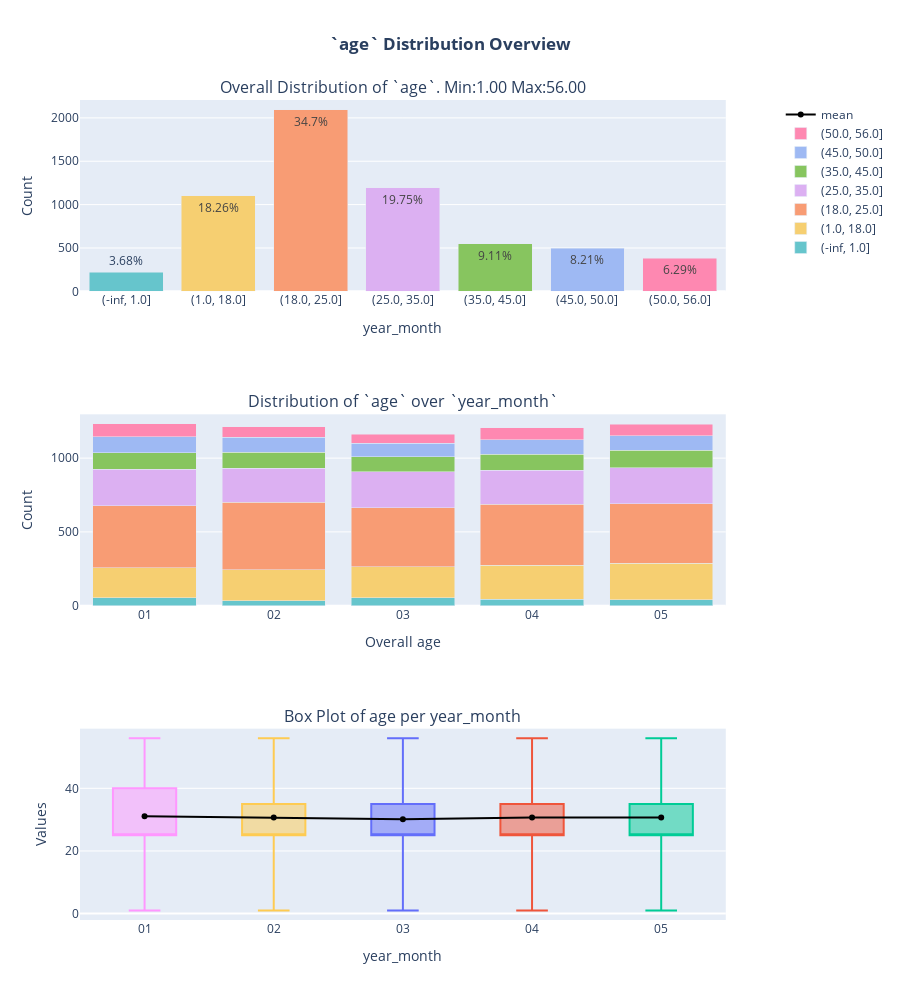

Here is the notebook cell this chart was saved with:
### Markdown cell above
#### Quantile bins WITHOUT single binary target across time

### Code cell
fig = eda_helper.eda_numerical(users, "age", timecol="year_month")
fig.show()

### Figure 1 — Plotly figure (JSON) as saved in the notebook; plotly's stock layout.template omitted (floating-point values rounded to 4 significant figures; data arrays with more than 128 entries replaced by an {"elided": "..."} marker saying what was removed)
{"data": [{"customdata": [0.03675, 0.1826, 0.347, 0.1975, 0.09106, 0.08212, 0.06291], "hovertemplate": "%{y} (%{customdata:.1%})", "marker": {"color": ["rgb(102, 197, 204)", "rgb(246, 207, 113)", "rgb(248, 156, 116)", "rgb(220, 176, 242)", "rgb(135, 197, 95)", "rgb(158, 185, 243)", "rgb(254, 136, 177)", "rgb(201, 219, 116)", "rgb(139, 224, 164)", "rgb(180, 151, 231)", "rgb(179, 179, 179)"]}, "name": "age", "showlegend": false, "text": ["3.68%", "18.26%", "34.7%", "19.75%", "9.11%", "8.21%", "6.29%"], "textposition": "auto", "type": "bar", "x": ["(-inf, 1.0]", "(1.0, 18.0]", "(18.0, 25.0]", "(25.0, 35.0]", "(35.0, 45.0]", "(45.0, 50.0]", "(50.0, 56.0]"], "xaxis": "x", "y": [222, 1103, 2096, 1193, 550, 496, 380], "yaxis": "y"}, {"customdata": [0.04221, 0.0289, 0.04479, 0.03645, 0.03173], "hovertemplate": "%{y} (%{customdata:.1%})", "marker": {"color": "rgb(102, 197, 204)"}, "name": "(-inf, 1.0]", "type": "bar", "x": ["01", "02", "03", "04", "05"], "xaxis": "x2", "y": [52, 35, 52, 44, 39], "yaxis": "y3"}, {"customdata": [0.1656, 0.1734, 0.1826, 0.1906, 0.201], "hovertemplate": "%{y} (%{customdata:.1%})", "marker": {"color": "rgb(246, 207, 113)"}, "name": "(1.0, 18.0]", "type": "bar", "x": ["01", "02", "03", "04", "05"], "xaxis": "x2", "y": [204, 210, 212, 230, 247], "yaxis": "y3"}, {"customdata": [0.3417, 0.3774, 0.3428, 0.3438, 0.3295], "hovertemplate": "%{y} (%{customdata:.1%})", "marker": {"color": "rgb(248, 156, 116)"}, "name": "(18.0, 25.0]", "type": "bar", "x": ["01", "02", "03", "04", "05"], "xaxis": "x2", "y": [421, 457, 398, 415, 405], "yaxis": "y3"}, {"customdata": [0.2005, 0.1891, 0.2102, 0.1889, 0.1993], "hovertemplate": "%{y} (%{customdata:.1%})", "marker": {"color": "rgb(220, 176, 242)"}, "name": "(25.0, 35.0]", "type": "bar", "x": ["01", "02", "03", "04", "05"], "xaxis": "x2", "y": [247, 229, 244, 228, 245], "yaxis": "y3"}, {"customdata": [0.09172, 0.09001, 0.08958, 0.08948, 0.09439], "hovertemplate": "%{y} (%{customdata:.1%})", "marker": {"color": "rgb(135, 197, 95)"}, "name": "(35.0, 45.0]", "type": "bar", "x": ["01", "02", "03", "04", "05"], "xaxis": "x2", "y": [113, 109, 104, 108, 116], "yaxis": "y3"}, {"customdata": [0.08685, 0.08423, 0.07838, 0.08119, 0.07974], "hovertemplate": "%{y} (%{customdata:.1%})", "marker": {"color": "rgb(158, 185, 243)"}, "name": "(45.0, 50.0]", "type": "bar", "x": ["01", "02", "03", "04", "05"], "xaxis": "x2", "y": [107, 102, 91, 98, 98], "yaxis": "y3"}, {"customdata": [0.07143, 0.05698, 0.05168, 0.06959, 0.06428], "hovertemplate": "%{y} (%{customdata:.1%})", "marker": {"color": "rgb(254, 136, 177)"}, "name": "(50.0, 56.0]", "type": "bar", "x": ["01", "02", "03", "04", "05"], "xaxis": "x2", "y": [88, 69, 60, 84, 79], "yaxis": "y3"}, {"boxpoints": false, "jitter": 0.5, "name": "01", "pointpos": -1.8, "showlegend": false, "type": "box", "xaxis": "x3", "y": {"elided": "1232 int values"}, "yaxis": "y4"}, {"boxpoints": false, "jitter": 0.5, "name": "02", "pointpos": -1.8, "showlegend": false, "type": "box", "xaxis": "x3", "y": {"elided": "1211 int values"}, "yaxis": "y4"}, {"boxpoints": false, "jitter": 0.5, "name": "03", "pointpos": -1.8, "showlegend": false, "type": "box", "xaxis": "x3", "y": {"elided": "1161 int values"}, "yaxis": "y4"}, {"boxpoints": false, "jitter": 0.5, "name": "04", "pointpos": -1.8, "showlegend": false, "type": "box", "xaxis": "x3", "y": {"elided": "1207 int values"}, "yaxis": "y4"}, {"boxpoints": false, "jitter": 0.5, "name": "05", "pointpos": -1.8, "showlegend": false, "type": "box", "xaxis": "x3", "y": {"elided": "1229 int values"}, "yaxis": "y4"}, {"marker": {"color": "black"}, "name": "mean", "type": "scatter", "x": ["01", "02", "03", "04", "05"], "xaxis": "x3", "y": [31.05, 30.66, 30.1, 30.66, 30.7], "yaxis": "y4"}], "layout": {"annotations": [{"font": {"size": 16}, "showarrow": false, "text": "Overall Distribution of `age`. Min:1.00 Max:56.00", "x": 0.47, "xanchor": "center", "xref": "paper", "y": 1.0, "yanchor": "bottom", "yref": "paper"}, {"font": {"size": 16}, "showarrow": false, "text": "Distribution of `age` over `year_month`", "x": 0.47, "xanchor": "center", "xref": "paper", "y": 0.6167, "yanchor": "bottom", "yref": "paper"}, {"font": {"size": 16}, "showarrow": false, "text": "Box Plot of age per year_month", "x": 0.47, "xanchor": "center", "xref": "paper", "y": 0.2333, "yanchor": "bottom", "yref": "paper"}], "barmode": "stack", "height": 1000, "hovermode": "x unified", "title": {"text": "<b>`age` Distribution Overview</b>", "x": 0.5}, "xaxis": {"anchor": "y", "domain": [0, 0.94], "title": {"text": "year_month"}}, "xaxis2": {"anchor": "y3", "domain": [0, 0.94], "title": {"text": "Overall age"}}, "xaxis3": {"anchor": "y4", "domain": [0, 0.94], "title": {"text": "year_month"}}, "yaxis": {"anchor": "x", "domain": [0.7667, 1.0], "title": {"text": "Count"}}, "yaxis2": {"anchor": "x", "color": "#ff7f0e", "overlaying": "y", "side": "right", "title": {"text": "Percentage"}}, "yaxis3": {"anchor": "x2", "domain": [0.3833, 0.6167], "title": {"text": "Count"}}, "yaxis4": {"anchor": "x3", "domain": [0, 0.2333], "title": {"text": "Values"}}, "yaxis5": {"anchor": "x3", "overlaying": "y4", "side": "right"}}}
